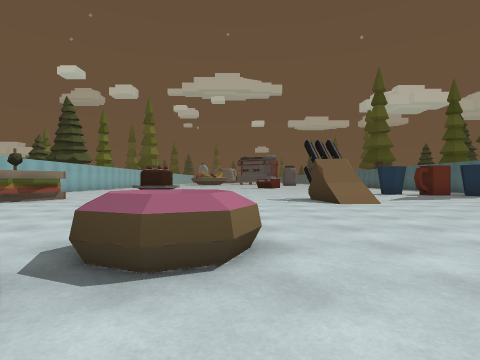
View 1 (above)

17 first-person views from a walk through a 3-D level made in the Unity game engine. The camera is 1.2 m above the floor, looks level and sees 80° across. The floor is counted in squares, 2 m on a side. Each view is taken from the middle of a square. On the plan, view 1 faces up. The plan holds only what a view shows up to about 9 squares ahead; the rest is blank. The place goes on beyond the plan.

View 2
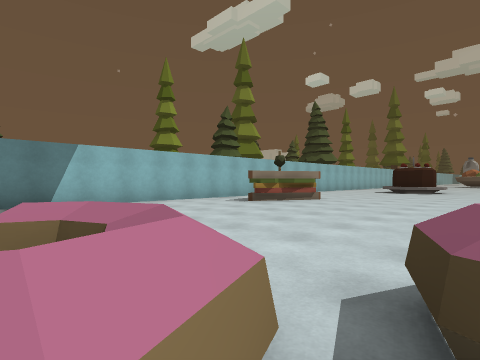

View 3
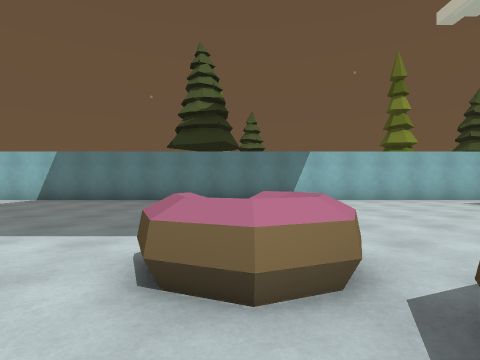

View 4
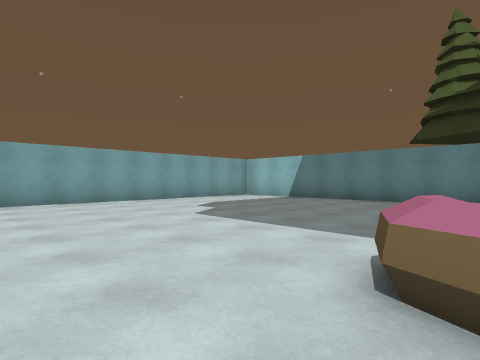

View 5
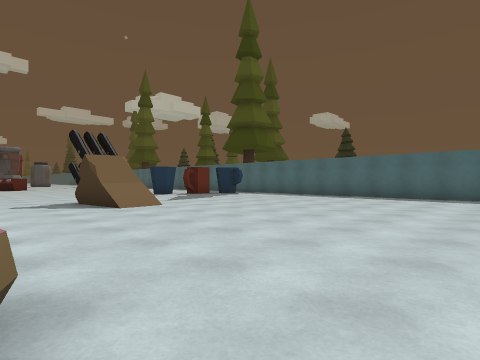

View 6
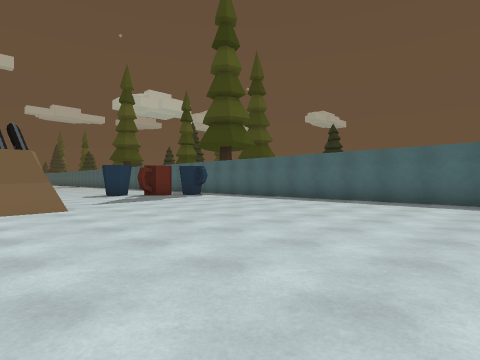

View 7
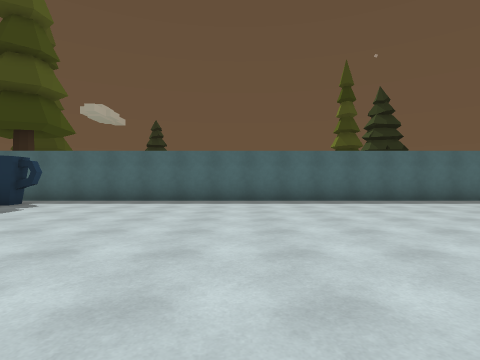

View 8
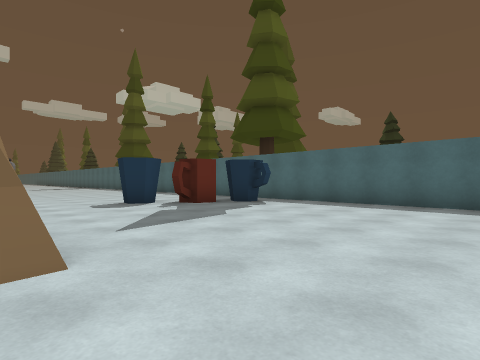

View 9
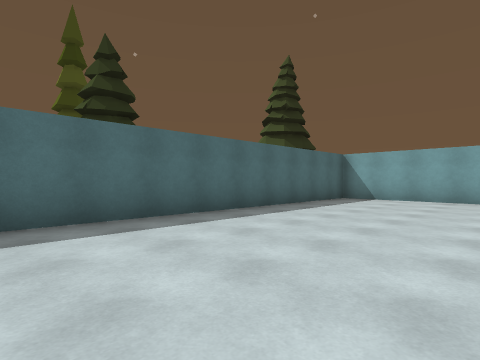

View 10
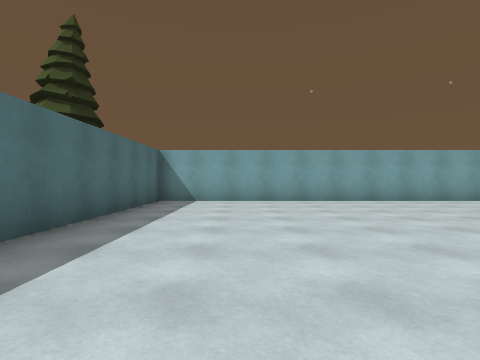

View 11
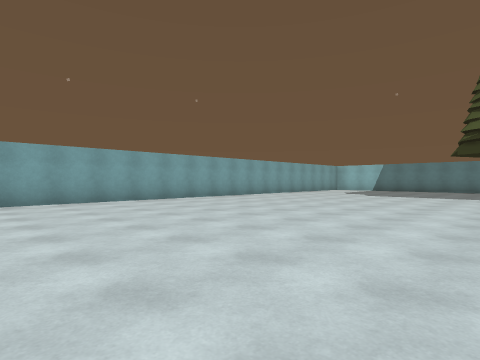

View 12
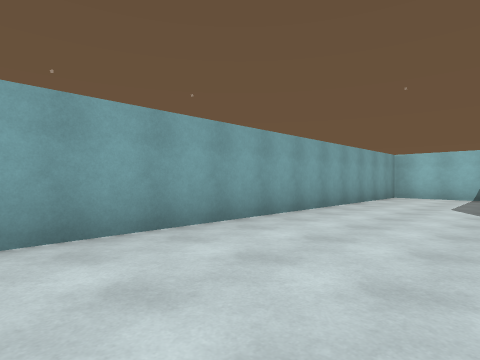

View 13
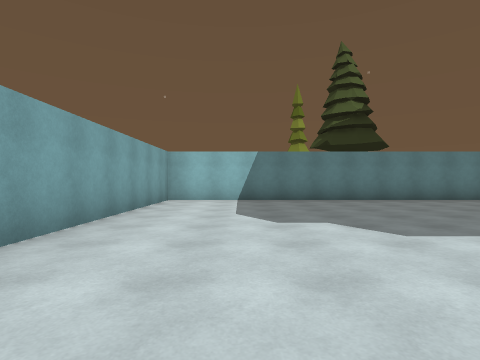

View 14
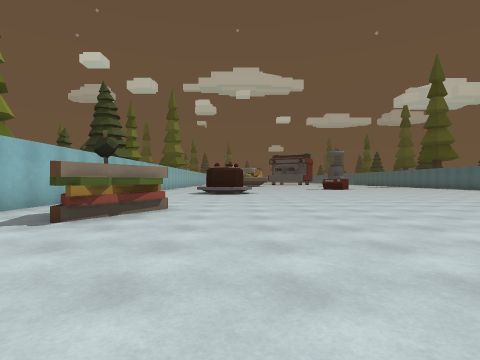

View 15
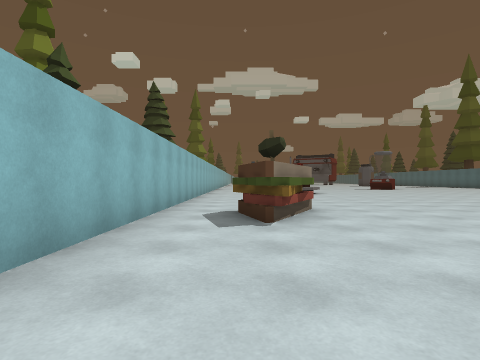

View 16
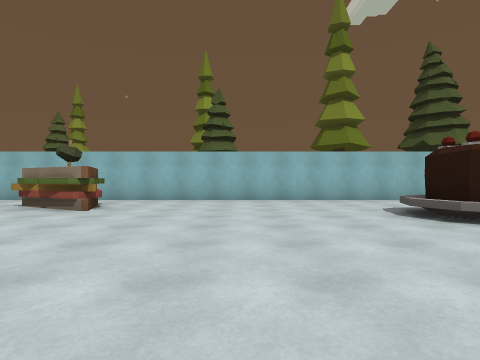

View 17
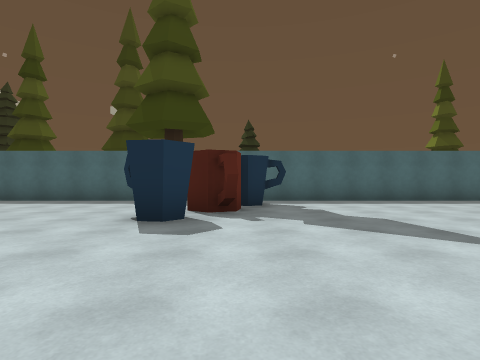

### Floor plan
Points are (right, up) in squares from view 1. A wall is a line through its corners. A room is listed if a view was taken in it or the views show most of it. See-through windows are left out.
Room 1 (views 1, 2, 3, 4, 5, 6, 7, 8, 9, 10, 11, 12, 13, 14, 15, 16, 17)
walls: (2.4, 7.8) (2.3, 8.4); (3.1, 8.8) (2.6, 9.3); (-5.5, 8.8) (-5.7, 8) (-6.1, 7.7); (-6, 7.5) (-6.4, 7); (-6.3, 7.1) (-6.5, 7); (-6.8, 8.6) (-5.4, 9.1) (-6.5, 7.1); (-6.6, 7) (-7, 8.3); (-4.2, 15.4) (-4.7, 15.2) (-5.2, 15.4); (10.3, 14.1) (10.3, 18); (-8.5, 17.6) (-8.5, -7.1) (10.3, -7.1) (10.3, 11.2)
low walls: (0.2, 2.6) (-0.1, 2) (-0.6, 1.8) (-1.2, 2) (-1.4, 2.6); (-5.7, 9.1) (-6.4, 6.8); (-6.2, 9) (-5.5, 8.8); (-6.4, 7) (-7, 7.7); (-6.4, 6.9) (-7.1, 8.5); (-3.9, 15) (-4.7, 14.8) (-5.5, 15.1); (-1.4, 1.6) (-2.1, 1.9); (-2, 1.8) (-1.5, 1.6) (-1.3, 1.1) (-1.5, 0.5) (-2.1, 0.3)
objects: cup (6, 12) to (7, 13); cup (7, 11) to (8, 12); cup (9, 10) to (9, 11)

Where each view was taken, in squares from view 1:
view 1: 0 up, 0 right, facing up
view 2: 1 up, 1 left, facing up-left
view 3: 1 up, 0 right, facing left
view 4: 1 up, 0 right, facing down-left
view 5: 1 up, 0 right, facing up-right
view 6: 1 up, 2 right, facing up-right
view 7: 5 up, 2 right, facing right
view 8: 5 up, 3 right, facing up-right
view 9: 2 up, 6 right, facing down-right
view 10: 1 up, 8 right, facing down
view 11: 1 up, 8 right, facing down-left
view 12: 4 down, 2 right, facing down-left
view 13: 5 down, 0 right, facing left
view 14: 3 up, 4 left, facing up
view 15: 3 up, 7 left, facing up
view 16: 12 up, 0 right, facing left
view 17: 11 up, 2 right, facing right
